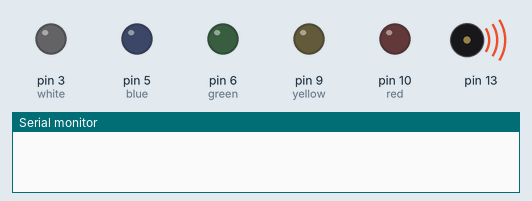
Simulated run of this sketch. Board: Arduino Uno, built with avr-gcc and run on an emulated ATmega328P. On the bench: output pins drawn as LEDs (lit = HIGH), buzzer (waves = sounding), the last lines printed to the serial monitor.

Above: at 0.02 s.
At 0.52 s:
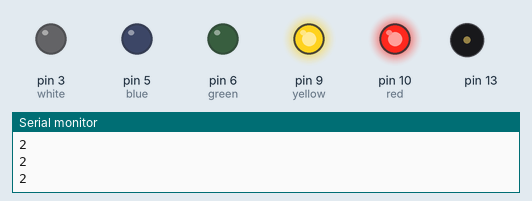
At 0.72 s:
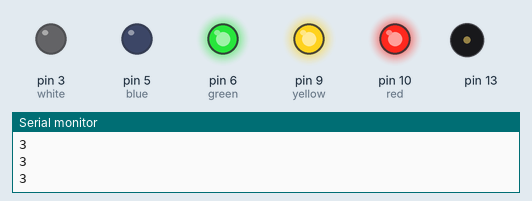
At 1.32 s:
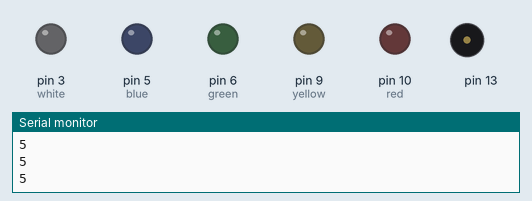
At 2.12 s:
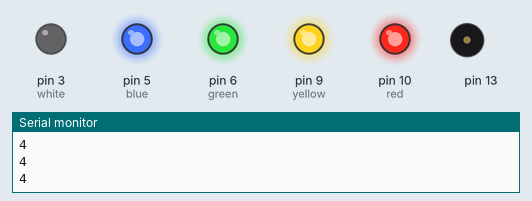
At 2.72 s:
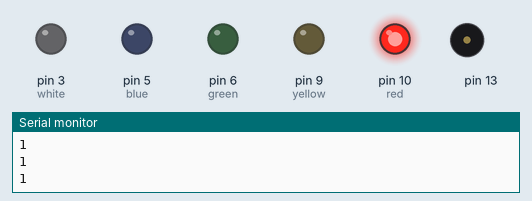
Timing chart, 0 to 3.0 s (numbered marks = the images above):
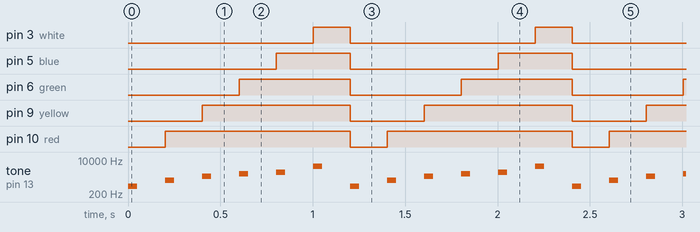

The sketch:

disco.ino
```cpp
//CREATED BY Tanner Helms

int red = 10;
int yellow = 9;
int green = 6;
int blue = 5;
int white = 3;
int graph = 0;

void setup() {
  pinMode(red, OUTPUT);
  pinMode(yellow, OUTPUT);
  pinMode(green, OUTPUT);
  pinMode(blue, OUTPUT);
  pinMode(white, OUTPUT);
  Serial.begin(9600);
}
void loop() {
    int dT = 200;
    //NONE
    int sensorValue = 0;

    digitalWrite(red, LOW);
    digitalWrite(yellow, LOW);
    digitalWrite(green, LOW);
    digitalWrite(blue, LOW);
    digitalWrite(white, LOW);
    tone(13,500,50);

    delay(dT);
    //RED
    graph = 1;
    digitalWrite(red, HIGH);
    digitalWrite(yellow, LOW);
    digitalWrite(green, LOW);
    digitalWrite(blue, LOW);
    digitalWrite(white, LOW);
    tone(13,1000,50);
    Serial.println(graph);
    Serial.println(graph);
    Serial.println(graph);
    Serial.println(graph);
    delay(dT);
    //YELLOW
    graph = 2;
    digitalWrite(red, HIGH);
    digitalWrite(yellow, HIGH);
    digitalWrite(green, LOW);
    digitalWrite(blue, LOW);
    digitalWrite(white, LOW);
    tone(13,1500,50);
    Serial.println(graph);
    Serial.println(graph);
    Serial.println(graph);
    Serial.println(graph);
    delay(dT);
    //GREEN
    graph = 3;
    digitalWrite(red, HIGH);
    digitalWrite(yellow, HIGH);
    digitalWrite(green, HIGH);
    digitalWrite(blue, LOW);
    digitalWrite(white, LOW);
    tone(13,2000,50);
    Serial.println(graph);
    Serial.println(graph);
    Serial.println(graph);
    Serial.println(graph);
    delay(dT);
    //BLUE
    graph = 4;
    digitalWrite(red, HIGH);
    digitalWrite(yellow, HIGH);
    digitalWrite(green, HIGH);
    digitalWrite(blue, HIGH);
    digitalWrite(white, LOW);
    tone(13,2500,50);
    Serial.println(graph);
    Serial.println(graph);
    Serial.println(graph);
    Serial.println(graph);
    delay(dT);
    //WHITE
    graph = 5;
    digitalWrite(red, HIGH);
    digitalWrite(yellow, HIGH);
    digitalWrite(green, HIGH);
    digitalWrite(blue, HIGH);
    digitalWrite(white, HIGH);
    tone(13,5000,50);
    Serial.println(graph);
    Serial.println(graph);
    Serial.println(graph);
    Serial.println(graph);
    delay(dT);


}
```

Measured:
- by itself, pin 3 (white): alternates HIGH for 0.20 s and LOW for 1.0 s
- by itself, pin 5 (blue): alternates HIGH for 0.40 s and LOW for 0.80 s
- by itself, pin 6 (green): alternates HIGH for 0.60 s and LOW for 0.60 s
- by itself, pin 9 (yellow): alternates HIGH for 0.80 s and LOW for 0.40 s
- by itself, pin 10 (red): alternates HIGH for 1.0 s and LOW for 0.20 s
- by itself, tone on pin 13: repeats every 1.2 s: silent 0.15 s, 1000 Hz 0.05 s, silent 0.15 s, 1500 Hz 0.05 s, silent 0.15 s, 2000 Hz 0.05 s, silent 0.15 s, 2500 Hz 0.05 s, silent 0.15 s, 5000 Hz 0.05 s, silent 0.15 s, 500 Hz 0.05 s
